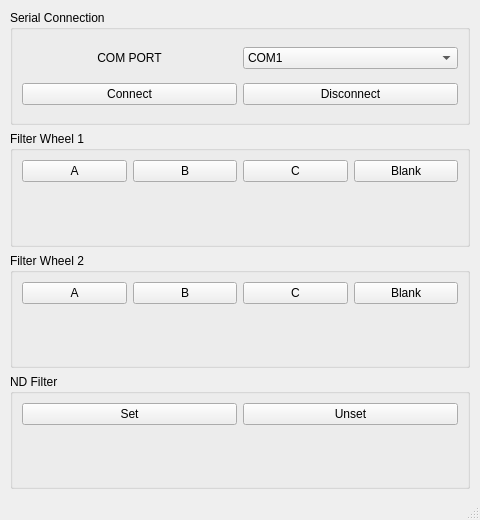
<?xml version="1.0" encoding="UTF-8"?>
<ui version="4.0">
 <class>imager</class>
 <widget class="QMainWindow" name="imager">
  <property name="geometry">
   <rect>
    <x>0</x>
    <y>0</y>
    <width>480</width>
    <height>520</height>
   </rect>
  </property>
  <property name="minimumSize">
   <size>
    <width>480</width>
    <height>520</height>
   </size>
  </property>
  <property name="windowTitle">
   <string>4K Imager</string>
  </property>
  <widget class="QWidget" name="centralwidget">
   <layout class="QVBoxLayout" name="verticalLayout">
    <property name="leftMargin">
     <number>10</number>
    </property>
    <property name="topMargin">
     <number>10</number>
    </property>
    <property name="rightMargin">
     <number>10</number>
    </property>
    <item>
     <widget class="QGroupBox" name="grbbox_ser">
      <property name="title">
       <string>Serial Connection</string>
      </property>
      <layout class="QGridLayout" name="gridLayout_6">
       <item row="0" column="1">
        <widget class="QComboBox" name="cmbbox_comport">
         <item>
          <property name="text">
           <string>COM1</string>
          </property>
         </item>
         <item>
          <property name="text">
           <string>COM2</string>
          </property>
         </item>
         <item>
          <property name="text">
           <string>COM3</string>
          </property>
         </item>
         <item>
          <property name="text">
           <string>COM4</string>
          </property>
         </item>
         <item>
          <property name="text">
           <string>COM5</string>
          </property>
         </item>
         <item>
          <property name="text">
           <string>COM6</string>
          </property>
         </item>
         <item>
          <property name="text">
           <string>COM7</string>
          </property>
         </item>
         <item>
          <property name="text">
           <string>COM8</string>
          </property>
         </item>
         <item>
          <property name="text">
           <string>COM9</string>
          </property>
         </item>
         <item>
          <property name="text">
           <string>COM10</string>
          </property>
         </item>
         <item>
          <property name="text">
           <string>COM11</string>
          </property>
         </item>
         <item>
          <property name="text">
           <string>COM12</string>
          </property>
         </item>
         <item>
          <property name="text">
           <string>COM13</string>
          </property>
         </item>
         <item>
          <property name="text">
           <string>COM14</string>
          </property>
         </item>
         <item>
          <property name="text">
           <string>COM15</string>
          </property>
         </item>
         <item>
          <property name="text">
           <string>COM16</string>
          </property>
         </item>
        </widget>
       </item>
       <item row="1" column="1">
        <widget class="QPushButton" name="btn_disconnect">
         <property name="text">
          <string>Disconnect</string>
         </property>
        </widget>
       </item>
       <item row="0" column="0">
        <widget class="QLabel" name="lbl_comport">
         <property name="text">
          <string>COM PORT</string>
         </property>
         <property name="alignment">
          <set>Qt::AlignCenter</set>
         </property>
        </widget>
       </item>
       <item row="1" column="0">
        <widget class="QPushButton" name="btn_connect">
         <property name="text">
          <string>Connect</string>
         </property>
        </widget>
       </item>
      </layout>
     </widget>
    </item>
    <item>
     <widget class="QGroupBox" name="grpbox_fw1">
      <property name="title">
       <string>Filter Wheel 1</string>
      </property>
      <layout class="QGridLayout" name="gridLayout">
       <item row="0" column="0">
        <widget class="QPushButton" name="btn_fw1_a">
         <property name="text">
          <string>A</string>
         </property>
        </widget>
       </item>
       <item row="0" column="1">
        <widget class="QPushButton" name="btn_fw1_b">
         <property name="text">
          <string>B</string>
         </property>
        </widget>
       </item>
       <item row="0" column="2">
        <widget class="QPushButton" name="btn_fw1_c">
         <property name="text">
          <string>C</string>
         </property>
        </widget>
       </item>
       <item row="0" column="3">
        <widget class="QPushButton" name="btn_fw1_d">
         <property name="text">
          <string>Blank</string>
         </property>
        </widget>
       </item>
       <item row="1" column="0">
        <widget class="QLabel" name="lbl_fw1_a">
         <property name="styleSheet">
          <string notr="true"/>
         </property>
         <property name="text">
          <string/>
         </property>
         <property name="pixmap">
          <pixmap resource="resources.qrc">:/leds/resources/icons/leds/off.png</pixmap>
         </property>
         <property name="alignment">
          <set>Qt::AlignCenter</set>
         </property>
        </widget>
       </item>
       <item row="1" column="1">
        <widget class="QLabel" name="lbl_fw1_b">
         <property name="text">
          <string/>
         </property>
         <property name="pixmap">
          <pixmap resource="resources.qrc">:/leds/resources/icons/leds/off.png</pixmap>
         </property>
         <property name="alignment">
          <set>Qt::AlignCenter</set>
         </property>
        </widget>
       </item>
       <item row="1" column="2">
        <widget class="QLabel" name="lbl_fw1_c">
         <property name="text">
          <string/>
         </property>
         <property name="pixmap">
          <pixmap resource="resources.qrc">:/leds/resources/icons/leds/off.png</pixmap>
         </property>
         <property name="alignment">
          <set>Qt::AlignCenter</set>
         </property>
        </widget>
       </item>
       <item row="1" column="3">
        <widget class="QLabel" name="lbl_fw1_d">
         <property name="text">
          <string/>
         </property>
         <property name="pixmap">
          <pixmap resource="resources.qrc">:/leds/resources/icons/leds/off.png</pixmap>
         </property>
         <property name="alignment">
          <set>Qt::AlignCenter</set>
         </property>
        </widget>
       </item>
      </layout>
     </widget>
    </item>
    <item>
     <widget class="QGroupBox" name="grpbox_fw2">
      <property name="title">
       <string>Filter Wheel 2</string>
      </property>
      <layout class="QGridLayout" name="gridLayout_2">
       <item row="0" column="0">
        <widget class="QPushButton" name="btn_fw2_a">
         <property name="text">
          <string>A</string>
         </property>
        </widget>
       </item>
       <item row="0" column="1">
        <widget class="QPushButton" name="btn_fw2_b">
         <property name="text">
          <string>B</string>
         </property>
        </widget>
       </item>
       <item row="0" column="2">
        <widget class="QPushButton" name="btn_fw2_c">
         <property name="text">
          <string>C</string>
         </property>
        </widget>
       </item>
       <item row="0" column="3">
        <widget class="QPushButton" name="btn_fw2_d">
         <property name="text">
          <string>Blank</string>
         </property>
        </widget>
       </item>
       <item row="1" column="0">
        <widget class="QLabel" name="lbl_fw2_a">
         <property name="text">
          <string/>
         </property>
         <property name="pixmap">
          <pixmap resource="resources.qrc">:/leds/resources/icons/leds/off.png</pixmap>
         </property>
         <property name="alignment">
          <set>Qt::AlignCenter</set>
         </property>
        </widget>
       </item>
       <item row="1" column="1">
        <widget class="QLabel" name="lbl_fw2_b">
         <property name="text">
          <string/>
         </property>
         <property name="pixmap">
          <pixmap resource="resources.qrc">:/leds/resources/icons/leds/off.png</pixmap>
         </property>
         <property name="alignment">
          <set>Qt::AlignCenter</set>
         </property>
        </widget>
       </item>
       <item row="1" column="2">
        <widget class="QLabel" name="lbl_fw2_c">
         <property name="text">
          <string/>
         </property>
         <property name="pixmap">
          <pixmap resource="resources.qrc">:/leds/resources/icons/leds/off.png</pixmap>
         </property>
         <property name="alignment">
          <set>Qt::AlignCenter</set>
         </property>
        </widget>
       </item>
       <item row="1" column="3">
        <widget class="QLabel" name="lbl_fw2_d">
         <property name="text">
          <string/>
         </property>
         <property name="pixmap">
          <pixmap resource="resources.qrc">:/leds/resources/icons/leds/off.png</pixmap>
         </property>
         <property name="alignment">
          <set>Qt::AlignCenter</set>
         </property>
        </widget>
       </item>
      </layout>
     </widget>
    </item>
    <item>
     <widget class="QGroupBox" name="grpbox_nd">
      <property name="title">
       <string>ND Filter</string>
      </property>
      <layout class="QGridLayout" name="gridLayout_3">
       <item row="0" column="0">
        <widget class="QPushButton" name="pushButton_9">
         <property name="text">
          <string>Set</string>
         </property>
        </widget>
       </item>
       <item row="0" column="1">
        <widget class="QPushButton" name="btn_nd_unset">
         <property name="text">
          <string>Unset</string>
         </property>
        </widget>
       </item>
       <item row="1" column="0">
        <widget class="QLabel" name="lbl_nd_set">
         <property name="text">
          <string/>
         </property>
         <property name="pixmap">
          <pixmap resource="resources.qrc">:/leds/resources/icons/leds/off.png</pixmap>
         </property>
         <property name="alignment">
          <set>Qt::AlignCenter</set>
         </property>
        </widget>
       </item>
       <item row="1" column="1">
        <widget class="QLabel" name="lbl_nd_unset">
         <property name="text">
          <string/>
         </property>
         <property name="pixmap">
          <pixmap resource="resources.qrc">:/leds/resources/icons/leds/off.png</pixmap>
         </property>
         <property name="alignment">
          <set>Qt::AlignCenter</set>
         </property>
        </widget>
       </item>
      </layout>
     </widget>
    </item>
   </layout>
  </widget>
  <widget class="QMenuBar" name="menubar">
   <property name="geometry">
    <rect>
     <x>0</x>
     <y>0</y>
     <width>480</width>
     <height>21</height>
    </rect>
   </property>
  </widget>
  <widget class="QStatusBar" name="statusbar"/>
 </widget>
 <resources>
  <include location="resources.qrc"/>
 </resources>
 <connections/>
</ui>
